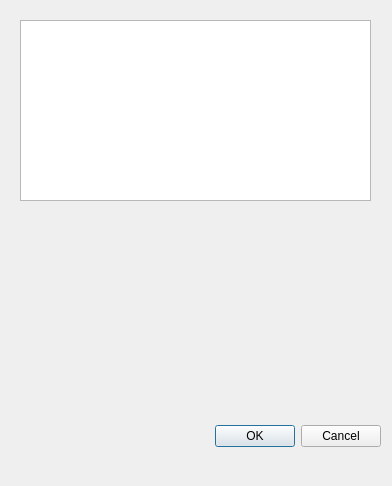
<?xml version="1.0" encoding="UTF-8"?>
<ui version="4.0">
 <class>Dialog</class>
 <widget class="QDialog" name="Dialog">
  <property name="geometry">
   <rect>
    <x>0</x>
    <y>0</y>
    <width>392</width>
    <height>486</height>
   </rect>
  </property>
  <property name="windowTitle">
   <string>Dialog</string>
  </property>
  <widget class="QDialogButtonBox" name="buttonBox">
   <property name="geometry">
    <rect>
     <x>40</x>
     <y>420</y>
     <width>341</width>
     <height>32</height>
    </rect>
   </property>
   <property name="orientation">
    <enum>Qt::Horizontal</enum>
   </property>
   <property name="standardButtons">
    <set>QDialogButtonBox::Cancel|QDialogButtonBox::Ok</set>
   </property>
  </widget>
  <widget class="QTextEdit" name="textEdit">
   <property name="geometry">
    <rect>
     <x>20</x>
     <y>20</y>
     <width>351</width>
     <height>181</height>
    </rect>
   </property>
  </widget>
 </widget>
 <resources/>
 <connections>
  <connection>
   <sender>buttonBox</sender>
   <signal>accepted()</signal>
   <receiver>Dialog</receiver>
   <slot>accept()</slot>
   <hints>
    <hint type="sourcelabel">
     <x>248</x>
     <y>254</y>
    </hint>
    <hint type="destinationlabel">
     <x>157</x>
     <y>274</y>
    </hint>
   </hints>
  </connection>
  <connection>
   <sender>buttonBox</sender>
   <signal>rejected()</signal>
   <receiver>Dialog</receiver>
   <slot>reject()</slot>
   <hints>
    <hint type="sourcelabel">
     <x>316</x>
     <y>260</y>
    </hint>
    <hint type="destinationlabel">
     <x>286</x>
     <y>274</y>
    </hint>
   </hints>
  </connection>
 </connections>
</ui>
